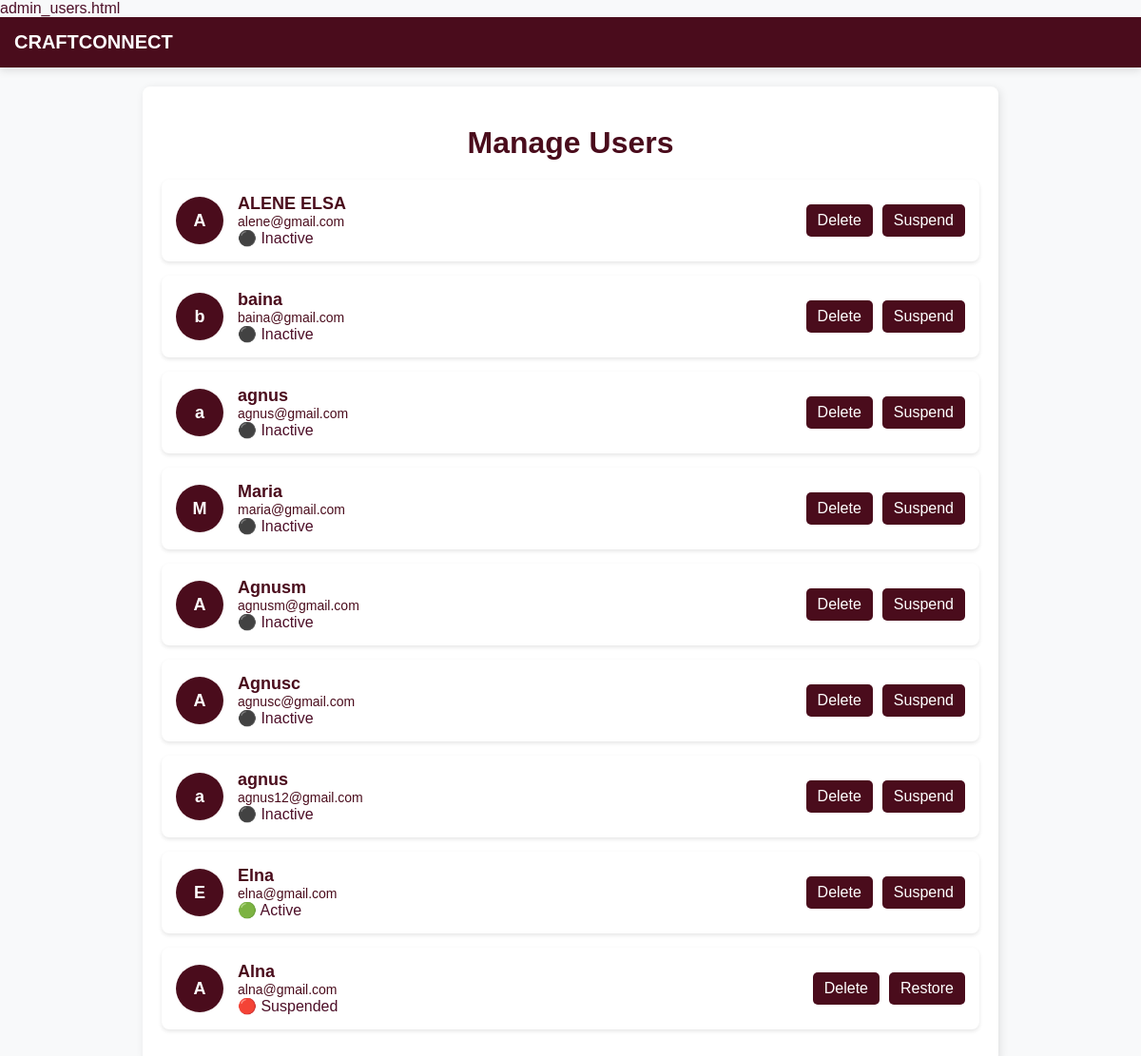
The app's page /admin/users (signed in) with its own data.
### tables this page shows
CREATE TABLE users (
            id INTEGER PRIMARY KEY AUTOINCREMENT,
            name TEXT NOT NULL,
            email TEXT UNIQUE NOT NULL,
            password TEXT NOT NULL,
            user_type TEXT NOT NULL,
            profile_pic TEXT DEFAULT 'default_profile.jpg'
        , phone TEXT, whatsapp TEXT, address TEXT, description TEXT, username TEXT, suspended default 0, is_logged_in integer default 0);

### app.py (the view)
@app.route('/admin/users')
def admin_users():
    if 'admin_logged_in' not in session:
        return redirect('/admin')
    conn = get_db_connection()
    users = conn.execute('SELECT * FROM users').fetchall()
    cursor = conn.cursor()
    try:
        cursor.execute("ALTER TABLE products ADD COLUMN approved INTEGER DEFAULT 0;")
        conn.commit()
        print("✅ 'approved' column added successfully!")
    except sqlite3.OperationalError:
        print("⚠️ Column 'approved' already exists. No changes made.")
    conn.close()
    return render_template('admin_users.html', users=users)

### app.py (called while the page is built)
def get_db_connection():
    conn = sqlite3.connect("craftconnect.db")
    conn.row_factory = sqlite3.Row
    return conn

### templates/admin_users.html (shortened to what this page needs)
<!DOCTYPE html>
<html lang="en">
<head>
    <link rel="stylesheet" href="{{ url_for('static', filename='css/styles.css') }}">
</head>
<body>
    <div class="navbar">CRAFTCONNECT</div>
    <div class="container">
        <h1>Manage Users</h1>
        <div id="users-list">
        {% for user in users %}
        <div class="user-card" data-user-type="{{ user.user_type }}" onclick="window.location.href='/admin/user/{{ user.id }}'">
            <div class="user-avatar">{{ user.name[0] }}</div>
            <div class="user-info">
                <div class="user-name">{{ user.name }}</div>
                <div class="user-email">{{ user.email }}</div>
                <div class="user-status">
                    {% if user.suspended == 1 %}
                        🔴 Suspended
                    {% elif user.is_logged_in == 1 %}
                        🟢 Active
                    {% else %}
                        ⚫ Inactive
                    {% endif %}
                </div>
            </div>
            <a href="/admin/user/delete/{{ user.id }}" class="action-btn">Delete</a>
            {% if user.suspended == 0 %}
                <a href="/admin/user/suspend/{{ user.id }}" class="action-btn">Suspend</a>
            {% else %}
                <a href="/admin/user/restore/{{ user.id }}" class="action-btn">Restore</a>
            {% endif %}
        </div>
        {% endfor %}
        </div>
    </div>
</body>
</html>

### static/css/styles.css (style rules this page uses)
body { margin: 0; padding: 0; overflow-x: hidden; font-family: Arial, sans-serif; background: white; color: #4D0F28; min-height: 100vh; box-sizing: border-box; width:100%; max-width: 100%; }
.navbar { display: flex; justify-content: space-between; align-items: center; padding: 15px 30px; background: #4D0F28; color: white; box-shadow: 0px 4px 8px rgba(0, 0, 0, 0.1); max-width: 100%; flex-wrap: wrap; }
* { outline: none; box-sizing: border-box; max-width: 100vw; }

### templates/admin_users.html (style rules this page uses)
body { font-family: Arial, sans-serif; background-color: #f8f9fa; margin: 0; padding: 0; }
.navbar { width: 100%; background-color: #4a0c1c; padding: 15px; color: white; font-size: 20px; font-weight: bold; text-align: center; }
.container { max-width: 900px; margin: 20px auto; background: white; padding: 20px; border-radius: 8px; box-shadow: 2px 2px 10px rgba(0, 0, 0, 0.1); }
h1 { text-align: center; color: #4a0c1c; margin-bottom: 20px; }
.user-card { display: flex; align-items: center; background: white; border-radius: 8px; padding: 15px; margin-bottom: 15px; box-shadow: 0 2px 4px rgba(0, 0, 0, 0.1); transition: 0.3s; cursor: pointer; }
.user-avatar { width: 50px; height: 50px; border-radius: 50%; background-color: #4a0c1c; color: white; display: flex; align-items: center; justify-content: center; font-size: 18px; font-weight: bold; margin-right: 15px; }
.user-info { flex: 1; }
.user-name { font-size: 18px; font-weight: bold; color: #4a0c1c; }
.user-email { font-size: 14px; color: #4a0c1c; }
.action-btn { background-color: #4a0c1c; color: white; border: none; padding: 8px 12px; text-decoration: none; border-radius: 5px; cursor: pointer; transition: 0.3s; margin-left: 10px; }

### records on screen
users: name "A", name "ALENE ELSA", email "alene@gmail.com", suspended "⚫ Inactive"
users: name "b", name "baina", email "baina@gmail.com", suspended "⚫ Inactive"
users: name "a", name "agnus", email "agnus@gmail.com", suspended "⚫ Inactive"
users: name "M", name "Maria", email "maria@gmail.com", suspended "⚫ Inactive"
users: name "A", name "Agnusm", email "agnusm@gmail.com", suspended "⚫ Inactive"
users: name "A", name "Agnusc", email "agnusc@gmail.com", suspended "⚫ Inactive"
users: name "a", name "agnus", email "agnus12@gmail.com", suspended "⚫ Inactive"
users: name "E", name "Elna", email "elna@gmail.com", suspended "🟢 Active"
users: name "A", name "Alna", email "alna@gmail.com", suspended "🔴 Suspended"
